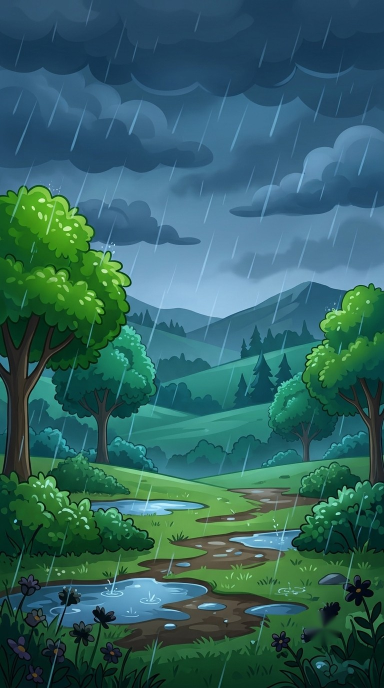
#> input picture animator/engine/assets/seed/bg_rainy.jpg, 768 x 1376 px, given in place of seedy_1.png, which was not available (shown at 1/2 size)
$ python process_seed_assets.py ../animator/engine/assets/seed ../animator/engine/assets/seed/bg_soil.jpg
#> lines starting #> are read from the running program, lines starting #| are printed output that depends on the picture; after the words box and inside, x2 and y2 are one past the last pixel; in counts of white or black regions, pixels touching at a corner belong together
"""Turns the raw AI-generated character sheets (white / green background, slightly different size per expression)
into clean transparent sprites that line up perfectly, plus backgrounds, plus a manifest.json for the engine.

Needs:  pip install opencv-python-headless numpy scipy pillow
Usage:  python tools/process_seed_assets.py RAW_DIR OUT_DIR
        RAW_DIR holds files like seedy_1.png ... background_soil.png (unzip your zips into one folder)
"""
import json
import sys
from pathlib import Path

import cv2
import numpy as np
from PIL import Image
from scipy import ndimage as ndi

WHITE = np.array([255, 255, 255], np.float32)
GREEN = np.array([0, 255, 0], np.float32)

CHARS = {  # name: (file prefix, expressions, background colour)
    "seedy": ("seedy", [1, 2, 3, 4, 5], WHITE), "sprouty": ("sprouty", [1, 2, 3, 4, 5], WHITE),
    "bloom": ("bloom", [1, 2, 3, 4, 5], WHITE), "drippy": ("drippy", [1, 2, 3, 4, 5], WHITE),
    "ray": ("sunnyray", [1, 2, 3, 4, 5], WHITE), "cloud": ("cloud", [1, 2, 5], GREEN),
    "soil": ("soil", [1, 2, 5], WHITE), "wiggly": ("wiggly", [1, 2, 5], WHITE),
}
MAX_PX = 760      # longest side of the base body in the output sprite


def cutout(rgb, bg):
    """RGB uint8 -> RGBA float with a clean anti-aliased edge (bg colour is known, so alpha can be solved exactly)."""
    img = rgb.astype(np.float32)
    dist = np.linalg.norm(img - bg, axis=2)
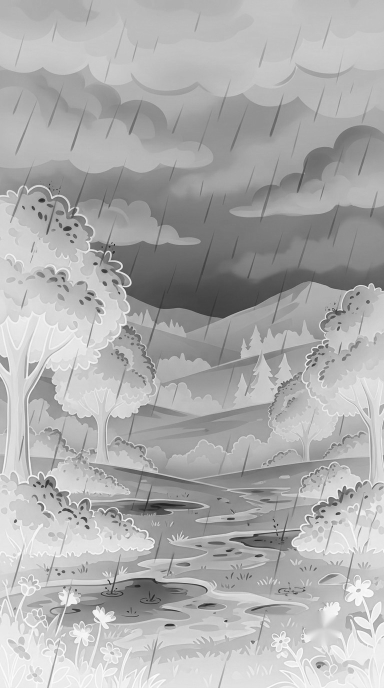
#> dist: shape (1376, 768) float32 (shown at 1/2 size); min 9.43, max 440.5, mean 304.5; drawn with min black and max white
    cand = dist < (40 if bg[1] == 255 and bg[0] == 0 else 28)          # "looks like background"
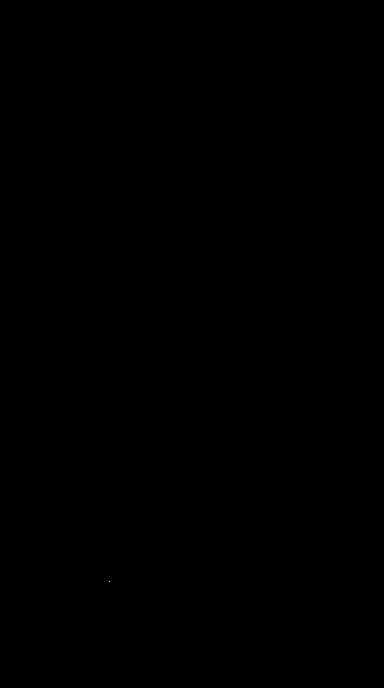
#> cand: shape (1376, 768) bool (shown at 1/2 size); 0% white in thin lines or dots, all inside (x1, y1, x2, y2) = (218, 1162, 219, 1164)
    lab, n = ndi.label(cand)
#> n = 1
    border = set(np.unique(np.concatenate([lab[0], lab[-1], lab[:, 0], lab[:, -1]]))) - {0}
#> border = 0 items
    isbg = np.isin(lab, list(border))
#> isbg: shape (1376, 768) bool; every value is 0
    fg = ~isbg
#> fg: shape (1376, 768) bool; every value is 1
    solid = ndi.binary_erosion(fg, iterations=3)
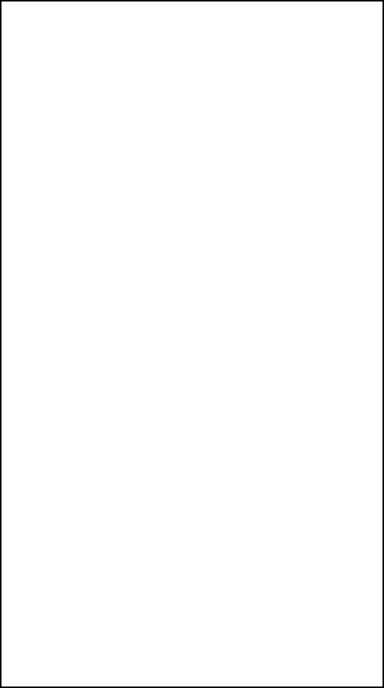
#> solid: shape (1376, 768) bool (shown at 1/2 size); 98.8% white; 1 black region, box (x1, y1, x2, y2) and area: (0, 0, 768, 1376) 12828
    idx = ndi.distance_transform_edt(~solid, return_distances=False, return_indices=True)
    F = img[idx[0], idx[1]]                                               # nearest solid colour for every pixel
    d = F - bg
    num = np.sum((img - bg) * d, axis=2)
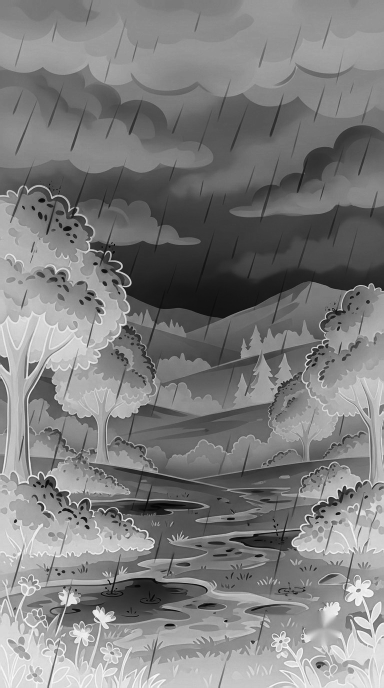
#> num: shape (1376, 768) float32 (shown at 1/2 size); min 89, max 194059, mean 96678.5; drawn with min black and max white
    den = np.maximum(np.sum(d * d, axis=2), 1e-3)
    a = np.clip(num / den, 0, 1)
    near = ndi.binary_dilation(fg, iterations=2)                          # only trust alpha near the silhouette
    alpha = np.where(solid, 1.0, np.where(near, a, 0.0))
    alpha[alpha < 0.04] = 0
    color = np.where(solid[..., None], img, F)
    if bg[1] == 255 and bg[0] == 0:                                       # remove green spill on the edge
        color[..., 1] = np.minimum(color[..., 1], np.maximum(color[..., 0], color[..., 2]) + 6)
    return np.dstack([color, alpha * 255])


def drop_specks(rgba):
    """Remove detached bits (AI watermark sparkles) far from the main figure."""
    a = rgba[..., 3] > 20
    lab, n = ndi.label(a)
#> lab: shape (1376, 768) int32; every value is 1
#> n = 1
    if n <= 1:
        return rgba
    sizes = ndi.sum(a, lab, range(1, n + 1))
    main = 1 + int(np.argmax(sizes))
    ys, xs = np.where(lab == main)
    x0, x1, y0, y1 = xs.min(), xs.max(), ys.min(), ys.max()
    pad = 0.04 * max(rgba.shape[:2])
    for i in range(1, n + 1):
        if i == main:
            continue
        cy, cx = ndi.center_of_mass(lab == i)
        if cx < x0 - pad or cx > x1 + pad or cy < y0 - pad or cy > y1 + pad or sizes[i - 1] < 0.0006 * a.size:
            rgba[lab == i, 3] = 0
    return rgba


def bbox(rgba, thr=20):
    ys, xs = np.where(rgba[..., 3] > thr)
    return xs.min(), ys.min(), xs.max() + 1, ys.max() + 1


# [45 lines left out: functions align_to, match_color, not called in this run]


def main(raw, out):
    raw, out = Path(raw), Path(out)
    out.mkdir(parents=True, exist_ok=True)
    manifest = {"chars": {}, "bgs": {}}
    for name, (prefix, exprs, bgc) in CHARS.items():
        cut = {}
        for e in exprs:
            p = raw / f"{prefix}_{e}.png"
#> (the run stopped early here; a loop or call above may not have finished)

$ run again, on animator/engine/assets/seed/bg_sunny.jpg
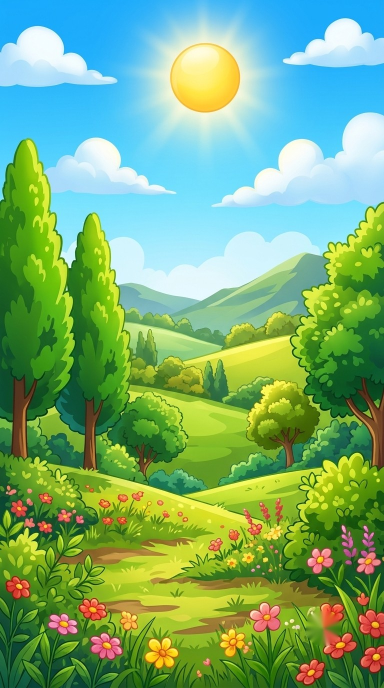
#> input picture animator/engine/assets/seed/bg_sunny.jpg, 768 x 1376 px, given in place of seedy_1.png, which was not available (shown at 1/2 size)
#> cand: shape (1376, 768) bool; 2.6% white; 59 white regions (52 under 20 px), largest, box (x1, y1, x2, y2) and area: (448, 280, 630, 401) 6602, (42, 58, 167, 142) 5579, (313, 540, 462, 599) 4494
#> in cutout, `lab, n = ndi.label(cand)`:
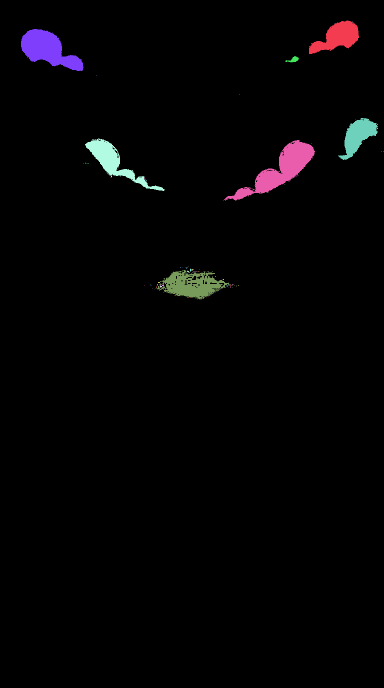
#> lab: shape (1376, 768) int32 (shown at 1/2 size); 115 distinct labels, from 0 to 114; one colour per label, 0 black
#> in cutout, `lab, n = ndi.label(cand)`: n = 114
#> border = 1 item
#> isbg: shape (1376, 768) bool; 0% white in thin lines or dots, all inside (x1, y1, x2, y2) = (766, 302, 768, 303)
#> solid: shape (1376, 768) bool; 98.8% white; 1 black region, box (x1, y1, x2, y2) and area: (0, 0, 768, 1376) 12832
#> in cutout, `num = np.sum((img - bg) * d, axis=2)`:
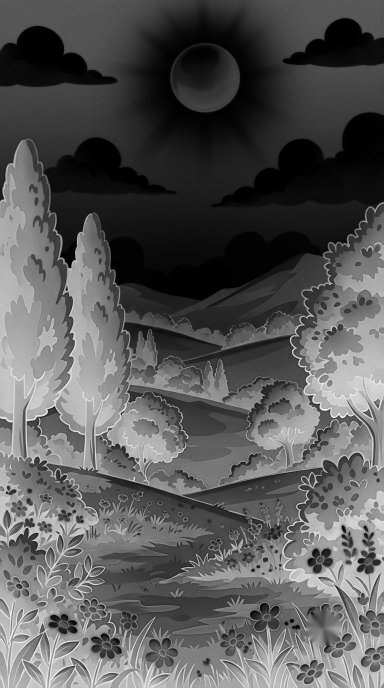
#> num: shape (1376, 768) float32 (shown at 1/2 size); min 5, max 176275, mean 60938; drawn with min black and max white
#> near: shape (1376, 768) bool; every value is 1
#> in drop_specks, `lab, n = ndi.label(a)`: n = 1
